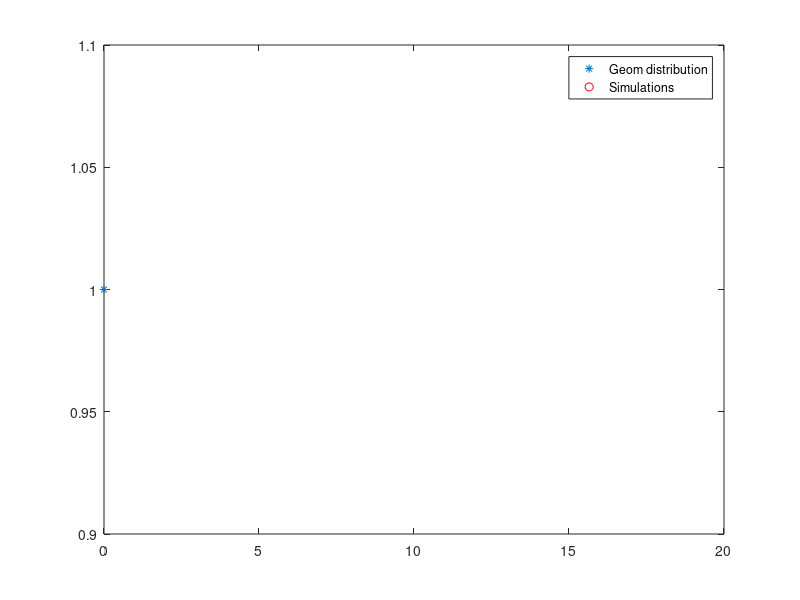

The MATLAB script that drew this image:
clear all;
clc;

p = input('p in (0,1)=');
N = input('nr of sim:');
x = 0;
while rand >= p
    x = x + 1;
end

clear x
for i = 1:N
    x(i) = 0;
    while rand >= p
        x(i) = x(i) + 1;
    end
end

k = 0:20;
u_x = unique(x);
p_k = geopdf(k,p);
n_x = hist(x, length(u_x));
plot(u_x, n_x/N, '*', k, p_k, 'ro')
legend('Geom distribution', 'Simulations')
